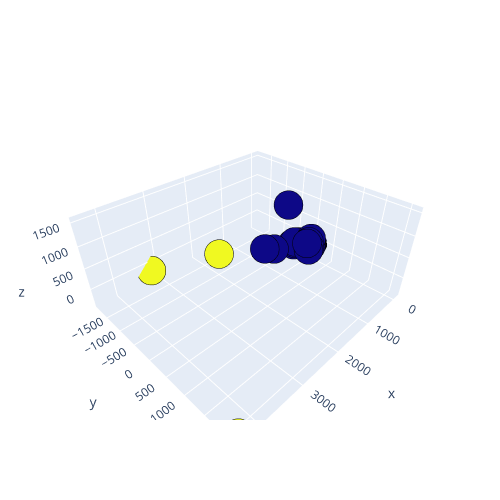

The notebook cell this image was saved under:
### Markdown cell above
#### Results

### Code cell
# 3D scatterplot using plotly
Scene = dict(xaxis = dict())
labels = kmeans_2.labels_
trace = go.Scatter3d(x=pca_result['0'], y=pca_result['1'], z=pca_result['2'], mode='markers',marker=dict(color = labels, size= 10, line=dict(color= 'black',width = 10)))
layout = go.Layout(margin=dict(l=0,r=0),scene = Scene,height = 500,width = 500)
data = [trace]
fig = go.Figure(data = data, layout = layout)
fig.show()

### Figure 1 — Plotly figure (JSON) as saved in the notebook; plotly's stock layout.template omitted (floating-point values rounded to 4 significant figures; data arrays with more than 128 entries replaced by an {"elided": "..."} marker saying what was removed)
{"data": [{"marker": {"color": {"elided": "370 int values"}, "line": {"color": "black", "width": 10}, "size": 10}, "mode": "markers", "type": "scatter3d", "x": {"elided": "370 float values"}, "y": {"elided": "370 float values"}, "z": {"elided": "370 float values"}}], "layout": {"height": 500, "margin": {"l": 0, "r": 0}, "width": 500}}
